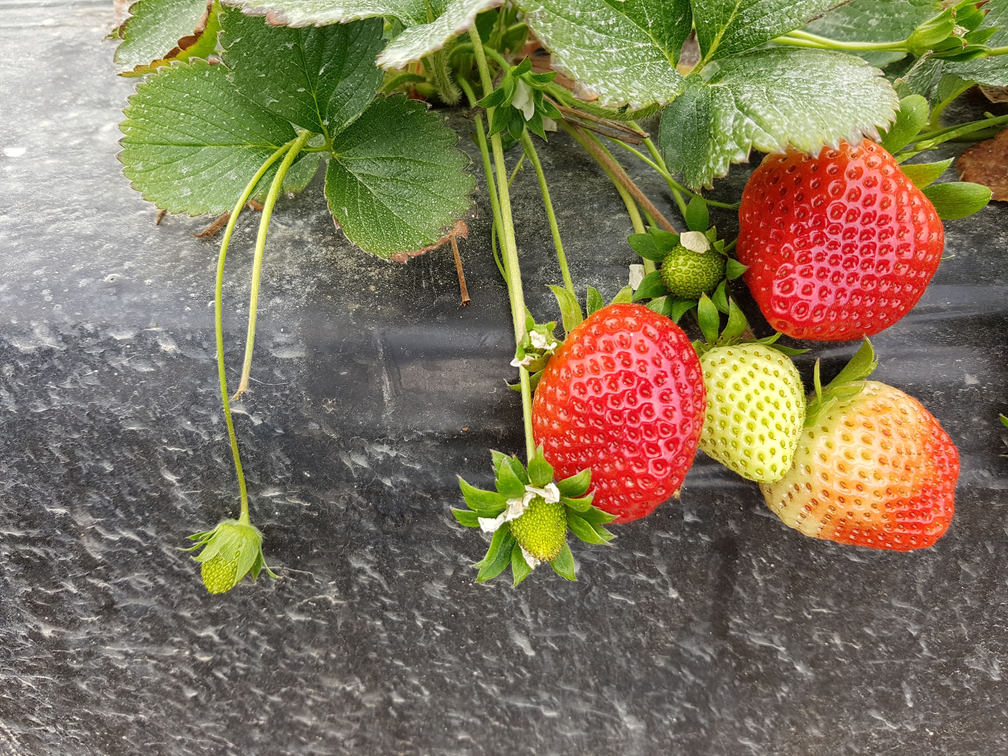
#> input picture image_processing/lab1/473.png, 1008 x 756 px, found by its file name
$ python lab1_1_1.py
#> lines starting #> are read from the running program, lines starting #| are printed output that depends on the picture
import cv2
import numpy as np
import matplotlib.pyplot as plt

img=cv2.imread("/Users/thesky/Desktop/Python/โค้ด/image_processing/473.png")
#> img is the input picture: shape (756, 1008, 3); mean B, G, R 90.9, 117, 129.1
img_xr = img[:, :, 2]
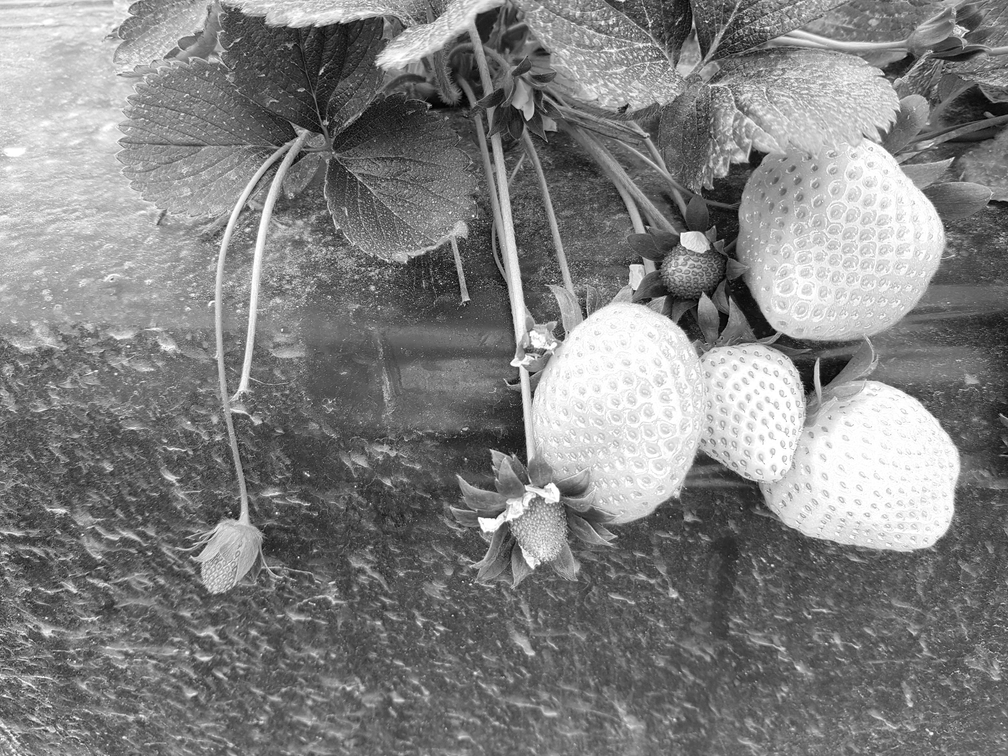
#> img_xr: shape (756, 1008); min 0, max 255, mean 129.1
img_xg = img[:, :, 1]
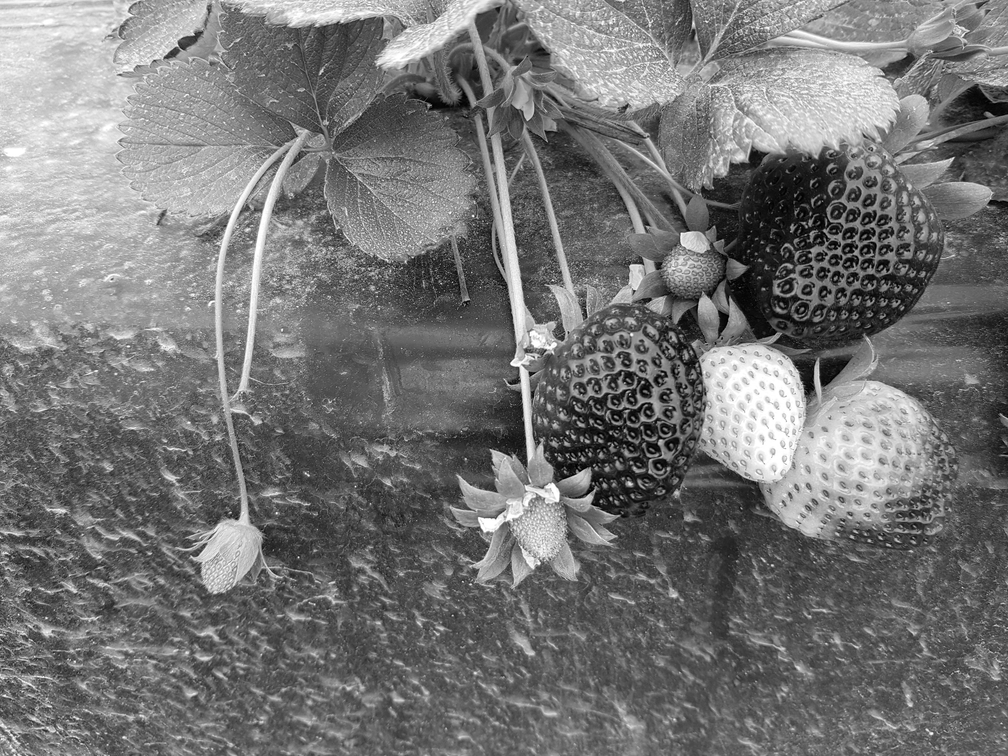
#> img_xg: shape (756, 1008); min 0, max 255, mean 117
img_xb = img[:, :, 0]
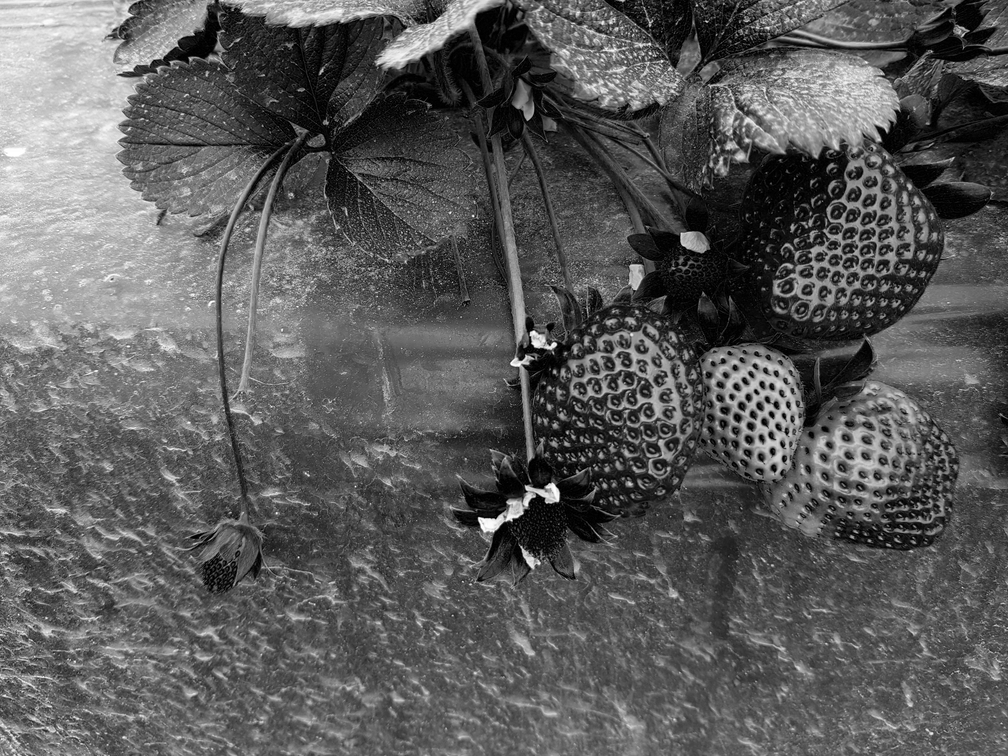
#> img_xb: shape (756, 1008); min 0, max 255, mean 90.9

plt.subplot(2, 4, 1)
plt.imshow(img)
plt.title('BGR')

plt.subplot(2, 4, 2)
plt.imshow(img_xb, cmap= "gray")
plt.title('B')

plt.subplot(2, 4, 3)
plt.imshow(img_xg, cmap= "gray")
plt.title('G')

plt.subplot(2, 4, 4)
plt.imshow(img_xr, cmap= "gray")
plt.title('R')

RGB_img = cv2.cvtColor(img, cv2.COLOR_BGR2RGB)
RGB_img_xr = RGB_img[:, :, 0]
RGB_img_xg = RGB_img[:, :, 1]
RGB_img_xb = RGB_img[:, :, 2]
plt.subplot(2, 4, 5)
plt.imshow(RGB_img)
plt.title('RGB')

plt.subplot(2, 4, 6)
plt.imshow(RGB_img_xr, cmap= "gray")
plt.title('R')

plt.subplot(2, 4, 7)
plt.imshow(RGB_img_xg, cmap= "gray")
plt.title('G')

plt.subplot(2, 4, 8)
plt.imshow(RGB_img_xb, cmap= "gray")
plt.title('B')

plt.show()
#> figure, not shown here; B, G, R data is drawn as R, G, B
